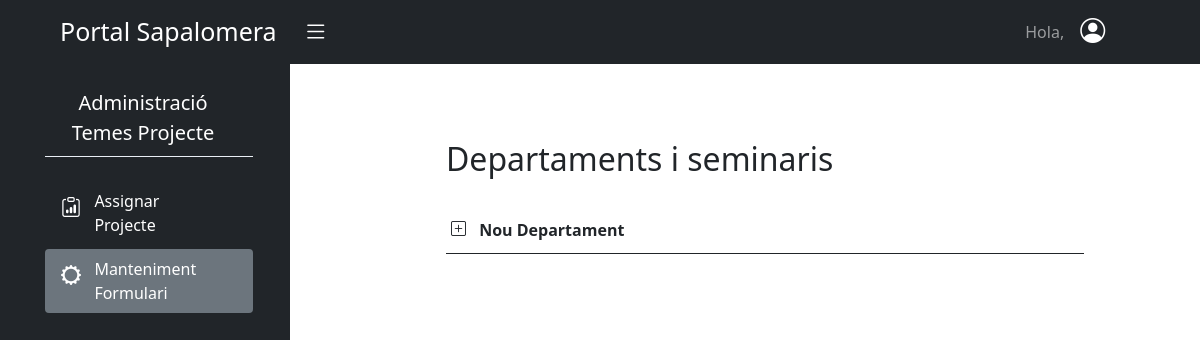
Before: /aplicacions/projecte_batxillerat/mantenimentFormulari/ (signed in) with the older database file.
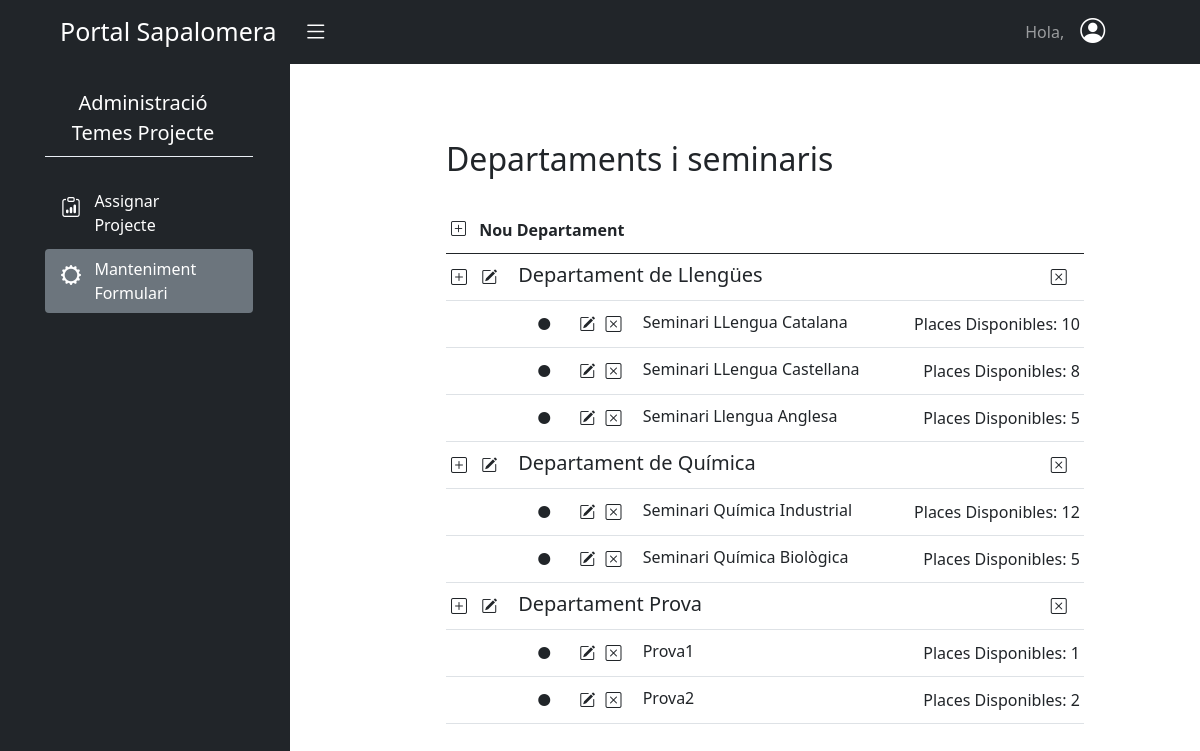
After: the same page with the newer database file.
### batxillerat_projecte/models.py (models this page shows, shortened)
class Departament(models.Model):
    nom = models.CharField(max_length=100)
    class Meta:
        permissions = (
            ("gestio_professor", "Pot mantenir formulari i assignar projecte"),
        )

class Seminari(models.Model):
    nom = models.CharField(max_length=100)
    departament = models.ForeignKey(Departament, on_delete=models.CASCADE)
    places = models.PositiveSmallIntegerField()

### batxillerat_projecte/views.py (the view)
# urls.py: path('mantenimentFormulari/', MantenimentFormulari.as_view(), name='manteniment-formulari'),
class MantenimentFormulari(PermissionRequiredMixin,LoginRequiredMixin, generic.ListView):
    permission_required = 'batx_seminaris.gestio_professor'
    template_name = "batx_seminaris/manteniment_formulari.html"
    context_object_name = "llista_manteniment"
    queryset = Departament.objects.all()

### batxillerat_projecte/templates/batx_seminaris/manteniment_formulari.html (shortened to what the changed rows need)
{% extends "base.html" %}
{% load crispy_forms_tags %}
{% load static %}
{% block content %}
<div id="wrapper">
    <div class="container-fluid">
        <div id="page-content-wrapper" class="overflow-auto" style="height:88vh">
            <div class="container-fluid">
                <div class="col pt-2" style="margin-left: 100px; margin-bottom: 100px;" >
                    <div class="container">
                        <h2 class="pt-5 pb-4">Departaments i seminaris</h2>
                        <div class="row">
                            <div class="col-md-11">
                                <table class="table-responsive  table table-sm table-hover">
                                    <thead class="align-middle">
                                        <tr>
                                            <th colspan="4">
                                                <button onclick="obrir_modal_crear_departament('{% url 'batxSeminaris:crear-departament' %}')" class="btn shadow-none p-0 pb-2 pe-2"> <i  class="bi bi-plus-square align-middle" style="font-size:15px;"></i></button>
                                                Nou Departament
                                            </th>
                                        </tr>
                                    </thead>
                                    <tbody>
                                        {% for departament in llista_manteniment %}
                                            <tr class="align-middle">
                                                <td class="text-nowrap" style="width: 5%;">
                                                    <button onclick="obrir_modal_crear_seminari('{% url 'batxSeminaris:crear-seminari' %}');reply_click(this.value);" value="{{ departament.id}}" id="botoCrearSeminari" class="btn shadow-none px-0"> <i class="bi bi-plus-square"></i></button>
                                                    <button onclick="obrir_modal_modificar_departament('{% url 'batxSeminaris:modificar-departament' departament.id %}')" class="btn shadow-none px-2"> <i class="bi bi-pencil-square"></i></button>
                                                </td>
                                                <td colspan="2" class="pt-2 px-2" style="text-align:left;"><h5>{{departament.nom}}</h5></td>
                                                <td style="text-align:right" >
                                                    <button onclick="obrir_modal_eliminar_departament('{% url 'batxSeminaris:eliminar-departament' departament.id %}')" class="btn shadow-none"> <i class="bi bi-x-square"></i></button>
                                                </td>
                                            </tr>
                                            {% for seminari in departament.seminari_set.all %}
                                                <tr class="align-middle borderless">
                                                    <td></td>
                                                    <td colspan="2">
                                                        <i class="bi bi-circle-fill px-4" style="font-size:12px;"></i>
                                                        <button onclick="obrir_modal_modificar_seminari('{% url 'batxSeminaris:modificar-seminari' seminari.id %}')" class="btn shadow-none px-0"> <i class="bi bi-pencil-square"></i></button>
                                                        <button onclick="obrir_modal_eliminar_seminari('{% url 'batxSeminaris:eliminar-seminari' seminari.id %}')" class="btn shadow-none px-0 ps-1"> <i class="bi bi-x-square"></i></button>
                                                        <span class="ps-3 pt-3">{{seminari.nom}}</span>
                                                    </td>
                                                    <td class="text-nowrap" style="text-align:right">
                                                        Places Disponibles: {{seminari.places}}
                                                    </td>
                                                </tr>
                                            {% endfor %}
                                        {% endfor %}
                                    </tbody>
                                </table>
                            </div>
                        </div>
                    </div>
                </div>
            </div>
        </div>
    </div>
</div>
{% endblock %}

Changed rows visible on the page:
added Departament: {{ departament.id }} 1 (drawn), nom "Departament de Llengües"
added Seminari: nom "Seminari LLengua Catalana", places "10", shown under "Departament de Llengües"
added Seminari: nom "Seminari LLengua Castellana", places "8", shown under "Departament de Llengües"
added Seminari: nom "Seminari Llengua Anglesa", places "5", shown under "Departament de Llengües"
added Departament: {{ departament.id }} 3 (drawn), nom "Departament de Química"
added Seminari: nom "Seminari Química Industrial", places "12", shown under "Departament de Química"
added Seminari: nom "Seminari Química Biològica", places "5", shown under "Departament de Química"
added Departament: {{ departament.id }} 4 (drawn), nom "Departament Prova"
added Seminari: nom "Prova1", places "1", shown under "Departament Prova"
added Seminari: nom "Prova2", places "2", shown under "Departament Prova"
